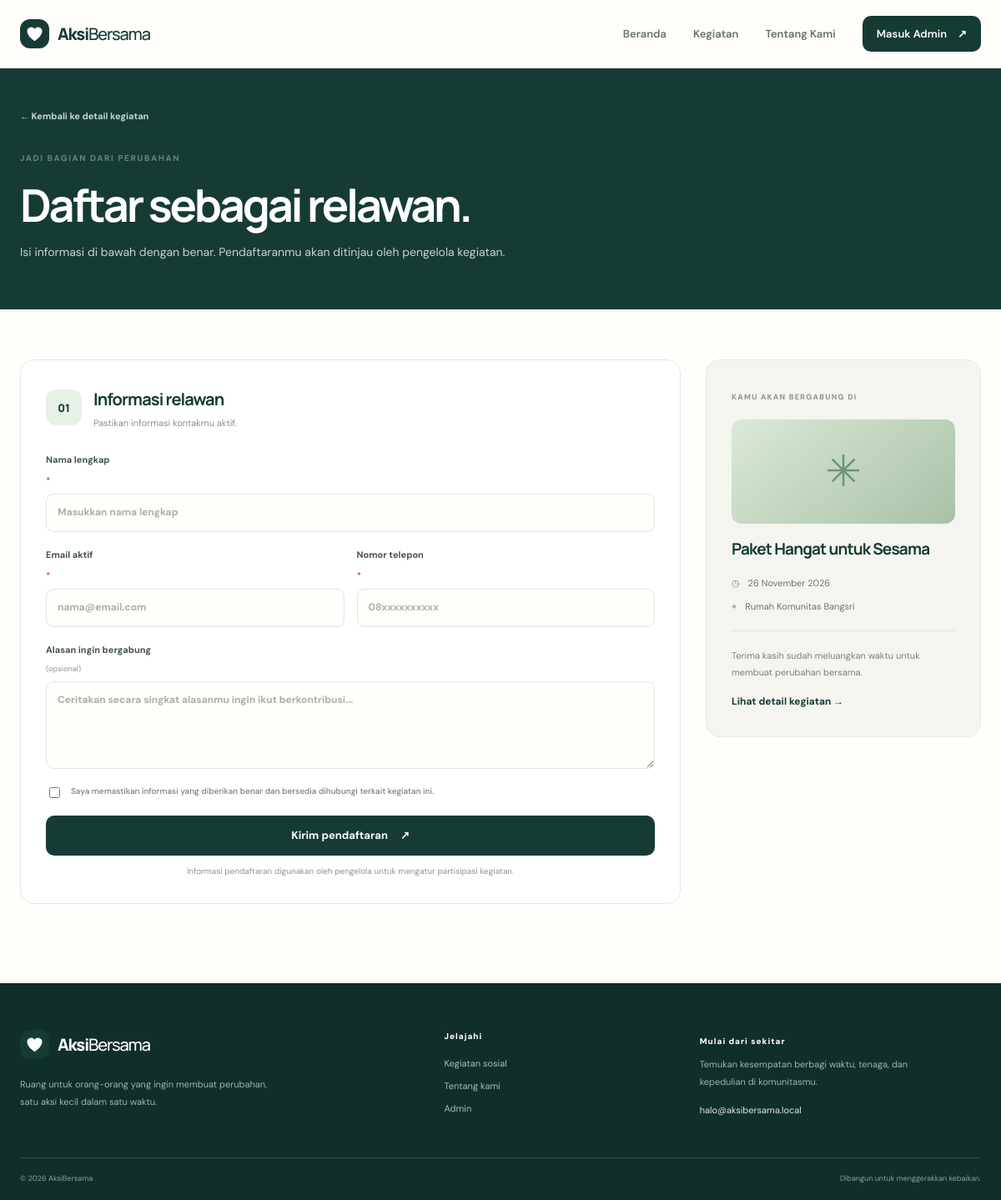
/register.php?event_id=3, run on the app's committed database.
### tables this page shows
CREATE TABLE events (
    id BIGINT UNSIGNED AUTO_INCREMENT PRIMARY KEY,
    title VARCHAR(150) NOT NULL,
    category ENUM('lingkungan','pendidikan','sosial','kesehatan','kemanusiaan','lainnya') NOT NULL DEFAULT 'sosial',
    event_date DATE NOT NULL,
    location VARCHAR(180) NOT NULL,
    capacity INT UNSIGNED NOT NULL DEFAULT 30,
    description TEXT NOT NULL,
    requirements TEXT NULL,
    image_url VARCHAR(500) NULL,
    status ENUM('draft','published') NOT NULL DEFAULT 'draft',
    created_by BIGINT UNSIGNED NULL,
    created_at TIMESTAMP DEFAULT CURRENT_TIMESTAMP,
    updated_at TIMESTAMP DEFAULT CURRENT_TIMESTAMP ON UPDATE CURRENT_TIMESTAMP,
    CONSTRAINT fk_events_admin FOREIGN KEY (created_by) REFERENCES admins(id) ON DELETE SET NULL,
    INDEX idx_events_public (status, event_date),
    INDEX idx_events_category (category)
);

### includes/functions.php (called while the page is built, shortened)
<?php
function e(?string $value): string {
    return htmlspecialchars($value ?? '', ENT_QUOTES | ENT_SUBSTITUTE, 'UTF-8');
}
function url(string $path = ''): string {
    return rtrim(BASE_URL, '/') . '/' . ltrim($path, '/');
}
function format_date(?string $date): string {
    $months = [1=>'Januari', 'Februari', 'Maret', 'April', 'Mei', 'Juni', 'Juli', 'Agustus', 'September', 'Oktober', 'November', 'Desember'];
    $time = strtotime($date);
    return date('j', $time) . ' ' . $months[(int)date('n', $time)] . ' ' . date('Y', $time);
}

### register.php (the view, shortened to what this page needs)
<?php
require_once __DIR__ . '/config/config.php';
require_once __DIR__ . '/includes/functions.php';
$eventId = filter_input(INPUT_GET, 'event_id', FILTER_VALIDATE_INT) ?: filter_input(INPUT_POST, 'event_id', FILTER_VALIDATE_INT);
$stmt = $pdo->prepare("SELECT e.*, (SELECT COUNT(*) FROM registrations r WHERE r.event_id=e.id AND r.status IN ('menunggu','diterima','hadir')) AS registered_count FROM events e WHERE e.id=? AND e.status='published' LIMIT 1");
$stmt->execute([$eventId]);
$event = $stmt->fetch();
$name = $email = $phone = $motivation = '';
require __DIR__ . '/includes/header.php';
?>
<section class="page-hero page-hero-small"><div class="container"><a class="back-link" href="<?= e(url('event.php?id=' . $event['id'])) ?>">← Kembali ke detail kegiatan</a><span class="eyebrow">JADI BAGIAN DARI PERUBAHAN</span><h1>Daftar sebagai relawan.</h1><p>Isi informasi di bawah dengan benar. Pendaftaranmu akan ditinjau oleh pengelola kegiatan.</p></div></section>
<section class="section form-section"><div class="container registration-layout">
    <div class="form-card">
        <div class="form-card-heading"><span class="form-step">01</span><div><h2>Informasi relawan</h2><p>Pastikan informasi kontakmu aktif.</p></div></div>
        <form method="post" action="<?= e(url('register.php?event_id=' . $event['id'])) ?>" class="form-stack">
            <label>Nama lengkap <span>*</span><input type="text" name="name" value="<?= e($name) ?>" maxlength="100" placeholder="Masukkan nama lengkap" required autocomplete="name"></label>
            <div class="form-row"><label>Email aktif <span>*</span><input type="email" name="email" value="<?= e($email) ?>" maxlength="150" placeholder="nama@email.com" required autocomplete="email"></label><label>Nomor telepon <span>*</span><input type="tel" name="phone" value="<?= e($phone) ?>" maxlength="30" placeholder="08xxxxxxxxxx" required autocomplete="tel"></label></div>
            <label>Alasan ingin bergabung <small>(opsional)</small><textarea name="motivation" rows="4" maxlength="1000" placeholder="Ceritakan secara singkat alasanmu ingin ikut berkontribusi..."><?= e($motivation) ?></textarea></label>
            <label class="consent-check"><input type="checkbox" required><span>Saya memastikan informasi yang diberikan benar dan bersedia dihubungi terkait kegiatan ini.</span></label>
            <button class="btn btn-primary btn-block" type="submit">Kirim pendaftaran <span>↗</span></button>
            <p class="form-privacy">Informasi pendaftaran digunakan oleh pengelola untuk mengatur partisipasi kegiatan.</p>
        </form>
    </div>
    <aside class="event-summary"><span class="summary-label">KAMU AKAN BERGABUNG DI</span><div class="summary-art">✳</div><h3><?= e($event['title']) ?></h3><div class="summary-meta"><span>◷</span><?= e(format_date($event['event_date'])) ?></div><div class="summary-meta"><span>⌖</span><?= e($event['location']) ?></div><div class="summary-divider"></div><p>Terima kasih sudah meluangkan waktu untuk membuat perubahan bersama.</p><a href="<?= e(url('event.php?id=' . $event['id'])) ?>" class="text-link">Lihat detail kegiatan →</a></aside>
</div></section>
<?php require __DIR__ . '/includes/footer.php'; ?>

### assets/css/style.css (style rules this page uses)
:root { --forest:#163b35;--forest-2:#214d43;--forest-3:#2d6255;--sage:#dce9df;--sage-2:#eef4ef;--cream:#f8f7f1;--paper:#fffefa;--ink:#1e2c28;--muted:#77837d;--line:#e5e9e3;--amber:#e6b85c;--coral:#df8b6c;--blue:#e3eef8;--shadow:0 18px 55px rgba(21,52,44,.08);--radius:20px }
* { box-sizing:border-box }
html { scroll-behavior:smooth;scroll-padding-top:90px }
body { margin:0;background:var(--paper);color:var(--ink);font-family:'DM Sans',sans-serif;font-size:15px;line-height:1.65;-webkit-font-smoothing:antialiased }
h1,h2,h3,h4,p { margin-top:0 }
h1,h2,h3,.brand { font-family:'Manrope',sans-serif;letter-spacing:-.045em }
a { color:inherit;text-decoration:none }
button,input,textarea,select { font:inherit }
button,a,input,textarea,select { -webkit-tap-highlight-color:transparent }
button { cursor:pointer }
.container { width:min(1160px,calc(100% - 48px));margin-inline:auto }
.eyebrow { display:inline-flex;align-items:center;gap:9px;color:#698278;font-size:10px;font-weight:800;letter-spacing:.16em;line-height:1.4 }
.btn { display:inline-flex;align-items:center;justify-content:center;gap:15px;border:0;border-radius:10px;padding:13px 19px;font-weight:700;font-size:13px;transition:transform .2s,background .2s;cursor:pointer }
.btn-primary { background:var(--forest);color:#fff }
.btn-block { width:100% }
.text-link { font-size:12px;font-weight:700;color:var(--forest) }
.section { padding:95px 0 }
.page-hero { background:var(--forest);color:#fff;padding:65px 0 70px }
.page-hero .back-link { display:block;margin-bottom:28px;color:#c5d7ca }
.back-link { font-size:11px;font-weight:700;color:#688077;display:inline-block;margin-bottom:20px }
.page-hero h1 { font-size:clamp(36px,5vw,54px);line-height:1.15;letter-spacing:-.06em;margin:13px 0 }
.page-hero>div>p { color:#c5d5cb;max-width:680px;font-size:14px;line-height:1.9;margin-bottom:0 }
.page-hero-small { padding:48px 0 55px }
.panel-kicker,.summary-label { font-size:9px;font-weight:800;letter-spacing:.14em;color:#8a978f }
.form-section { padding-top:60px }
.registration-layout { display:grid;grid-template-columns:minmax(0,1fr) 330px;gap:30px;align-items:start }
.form-card,.event-summary { background:#fff;border:1px solid var(--line);border-radius:17px;padding:30px }
.form-card-heading { display:flex;gap:14px;align-items:center;margin-bottom:26px }
.form-step { width:43px;height:43px;display:grid;place-items:center;border-radius:12px;background:#e9f0e6;color:var(--forest);font:800 13px 'Manrope',sans-serif }
.form-card-heading h2 { font-size:20px;color:var(--forest);margin:0 0 3px }
.form-card-heading p { font-size:11px;color:#859188;margin:0 }
.form-stack,.admin-form { display:flex;flex-direction:column;gap:18px }
.form-stack label,.admin-form label { display:flex;flex-direction:column;gap:7px;font-size:11px;font-weight:700;color:#44554b }
.form-stack label>span:not(.consent-check span),.admin-form label>span { color:#c96e51 }
.form-stack label small,.admin-form label small { font-weight:400;color:#8a958d }
.form-stack input:not([type=checkbox]),.form-stack textarea,.admin-form input,.admin-form textarea,.admin-form select,.status-form select { width:100%;border:1px solid #dfe6de;border-radius:9px;background:#fffefa;padding:12px 13px;font-size:12px;color:var(--ink);outline:none;transition:border .2s,box-shadow .2s }
.form-stack input::placeholder,.form-stack textarea::placeholder { color:#a8b0a9 }
.form-stack textarea,.admin-form textarea { resize:vertical;min-height:100px }
.form-row { display:grid;grid-template-columns:1fr 1fr;gap:15px }
.consent-check { display:flex!important;flex-direction:row!important;align-items:flex-start;gap:10px!important;font-weight:500!important;color:#748078!important;line-height:1.7 }
.consent-check input { margin-top:4px;accent-color:var(--forest) }
.consent-check span { font-size:10px }
.form-privacy { font-size:10px;color:#8b968e;text-align:center;margin:-7px 0 0 }
.event-summary { background:#f3f5ee }
.summary-art { height:125px;border-radius:12px;margin:17px 0;background:linear-gradient(140deg,#dce8d8,#a8c1a7);display:grid;place-items:center;color:#6c9675;font-size:52px }
.event-summary h3 { font-size:19px;line-height:1.4;color:var(--forest);margin:0 0 18px }
.summary-meta { display:flex;align-items:flex-start;gap:10px;color:#69776f;font-size:11px;margin:10px 0 }
.summary-meta span { color:#699078 }
.summary-divider { height:1px;background:#dce4d9;margin:20px 0 }
.event-summary>p { font-size:11px;color:#77847b;line-height:1.8 }

### data on the page
events: title "Paket Hangat untuk Sesama", event_date "26 November 2026", location "Rumah Komunitas Bangsri"
